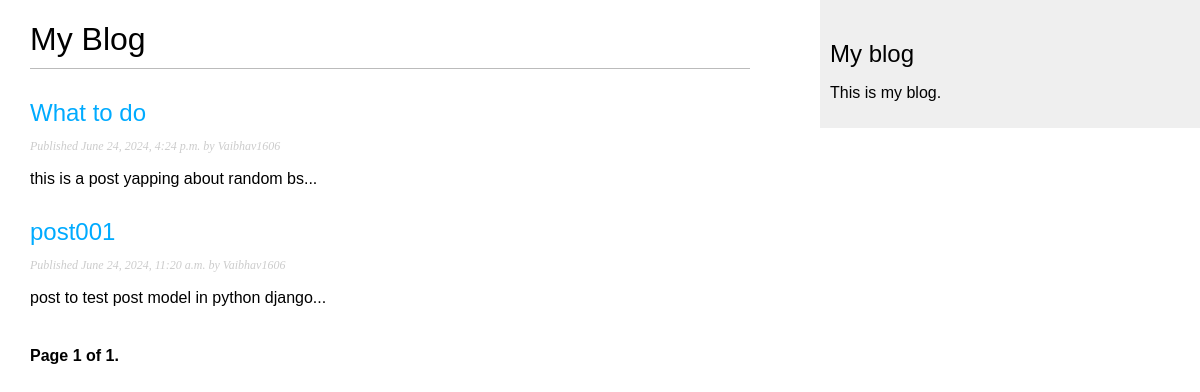
Screenshot of /blog/ with the database file from the repository.
### blog/models.py (models this page shows, shortened)
class Post(models.Model):
    class Status(models.TextChoices):
        DRAFT = 'DF', 'Draft'
        PUBLISHED = 'PB', 'Published'
    title = models.CharField(max_length=250)
    slug = models.SlugField(max_length=250, unique_for_date='publish')                      # makes it unique for publish date, i.e there can be no 2 post with same slug and publish date
    author = models.ForeignKey(User, on_delete=models.CASCADE, related_name='blog_posts')   # on_delete will del all posts when user obj is deleted and
    body = models.TextField()
    publish = models.DateTimeField(default=timezone.now)
    created = models.DateTimeField(auto_now_add=True)   #  the date will be saved automatically when creating an object
    updated = models.DateTimeField(auto_now=True)       #  the date will be updated automatically when saving an object
    status = models.CharField(max_length=2,
                              choices=Status.choices,
                              default=Status.DRAFT)
    objects = models.Manager()
    published = PublishedManager()
    class Meta:
        ordering = ['-publish']     # will order data in reverse order by publish date, i.e new first
        indexes = [
            models.Index(fields=['-publish']),
        ]                           # use to index in database
    def get_absolute_url(self):
        return reverse('blog:post_detail',
                        args=[
                            self.publish.year,
                            self.publish.month,
                            self.publish.day,
                            self.slug
                        ])  # replace in html file with harcoded(sorta) urls

### blog/views.py (the view)
# urls.py: path('', views.PostListView.as_view(), name = "post_list"),
class PostListView(ListView):
    queryset = Post.published.all()
    context_object_name = "posts"
    paginate_by = 3
    template_name = 'blog/post/list.html'

### blog/templates/blog/post/list.html (shortened to what this page needs)
{% extends "blog/base.html" %}
{% block content %}
    <h1>My Blog</h1>
    {% for post in posts %}
        <h2>
            <a href="{{ post.get_absolute_url }}">
                {{ post.title }}
            </a>
        </h2>
        <p class="date">
            Published {{ post.publish }} by {{ post.author }}
        </p>
        {{ post.body|truncatewords:30|linebreaks }}
    {% endfor %}
    {% include "pagination.html" with page=page_obj %}
{% endblock %}

### blog/static/css/blog.css (style rules this page uses)
body { margin:0; padding:0; font-family:helvetica, sans-serif; }
a { color:#00abff; text-decoration:none; }
h1 { font-weight:normal; border-bottom:1px solid #bbb; padding:0 0 10px 0; }
h2 { font-weight:normal; margin:30px 0 0; }
p.date { color:#ccc; font-family: georgia, serif; font-size: 12px; font-style: italic; }

### rows the page displays
Post: title "What to do", publish "June 24, 2024, 4:24 p.m.", author "Vaibhav1606", body "this is a post yapping about random bs..."
Post: title "post001", publish "June 24, 2024, 11:20 a.m.", author "Vaibhav1606", body "post to test post model in python django..."

### other values shown
{{ page.number }} "1"
{{ page.paginator.num_pages }} "1"
